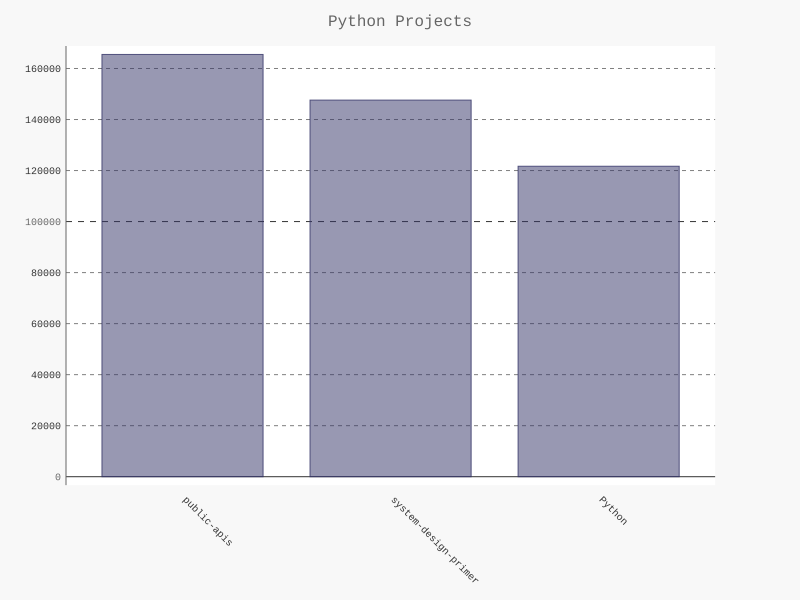

The script that drew this image:
#!/usr/bin/env python3
# -*- coding: utf-8 -*-
"""
Created on Tue Oct 26 18:08:51 2021

@author: thewatchman
"""

import pygal
from pygal.style import LightColorizedStyle as LCS, LightenStyle as LS

my_style = LS('#333366', base_style=LCS)
chart = pygal.Bar(style=my_style, x_label_rotation=45, show_legend=False)

chart.title = 'Python Projects'
chart.x_labels = ['public-apis','system-design-primer','Python']

plot_dicts = [
    {'value': 165506, 'label': 'Description of public-apis.'},
    {'value': 147617, 'label': 'Description of system-design-primer.'},
    {'value': 121690, 'label': 'Description of Python.'}
    ]

chart.add('', plot_dicts)
chart.render_to_file('bar_descriptions.svg')
